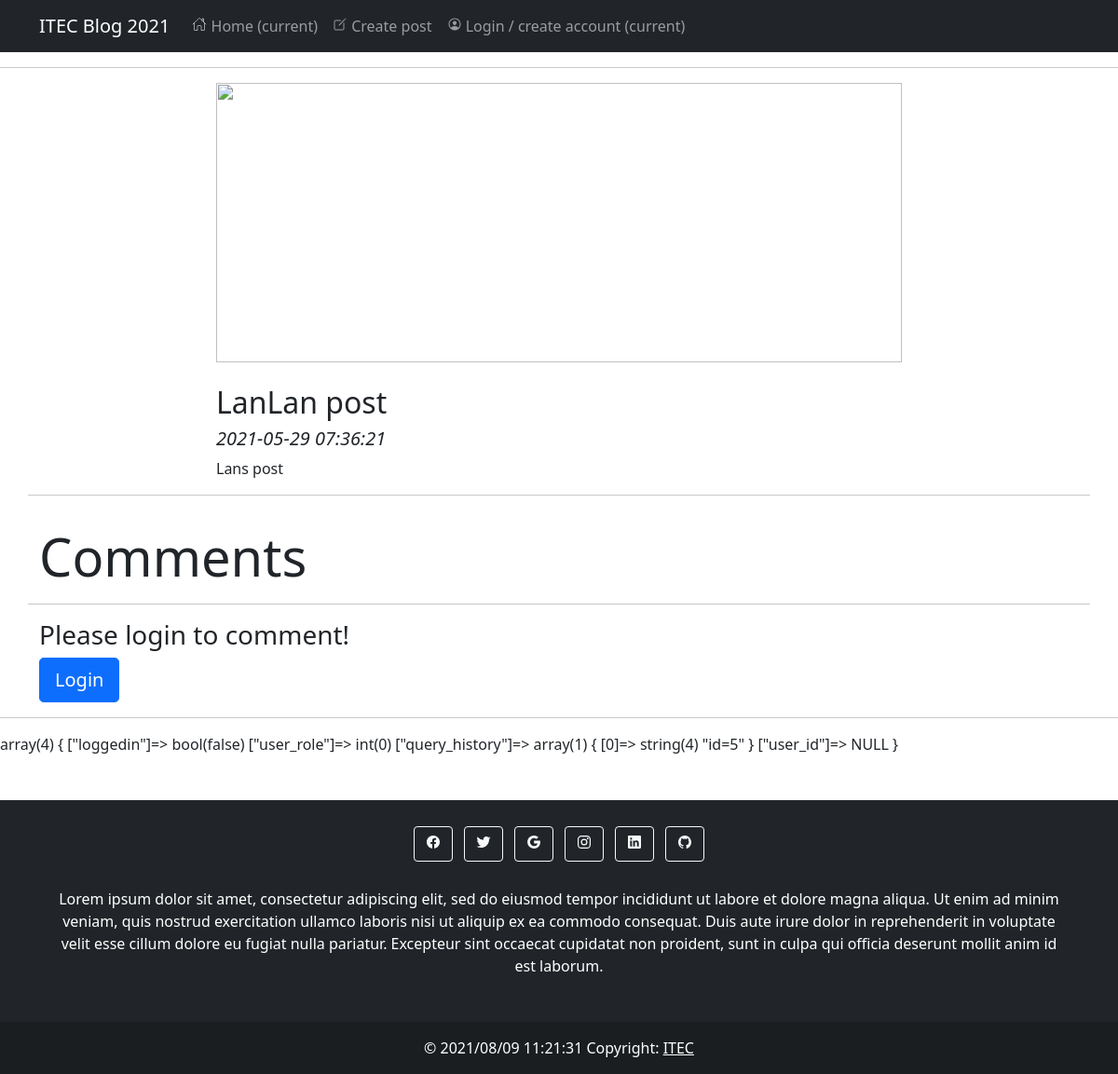
Screenshot of /post.php?id=5 with the database file from the repository.
### tables this page shows
CREATE TABLE `posts` (
  `ID` bigint(20) NOT NULL,
  `post_title` varchar(255) NOT NULL,
  `post_body` text NOT NULL,
  `post_author` int(11) NOT NULL,
  `date_created` datetime NOT NULL DEFAULT CURRENT_TIMESTAMP,
  `date_modified` datetime NOT NULL,
  `post_img` varchar(255) NOT NULL
);

### func/postmanager.php (called while the page is built, shortened)
<?php
function getPost($id, $conn)
{
    $sql = "select * from posts where ID = ?";
    $stmt = $conn->prepare($sql);
    $stmt->bind_param("i", $id);
    $stmt->execute();
    $result = $stmt->get_result();
    if ($result->num_rows == 1)
        return $result->fetch_assoc();
    else
        return false;
}
?>

### post.php (the view, shortened to what this page needs)
<?php
include_once 'config.php';
include 'func/postmanager.php';
include 'includes/header.php';
if (isset($_GET['id']))
{
    $post = getPost($_GET['id'], $conn);
}
?>
        <hr>
        <div class="container post">
            <div class="row">
                <?php if ($post == false): ?>
                    <h2 class="display-4">Error 404: post not found!</h2>
                <?php else: ?>
                    <div class="col-md-8 offset-md-2">
                        <img src="<?php echo $post['post_img']; ?>" class="img-fluid" alt="">
                        <h2 class="font-weight-light mt-4"><?php echo htmlspecialchars($post['post_title']); ?></h2>
                        <h5><em><?php echo htmlspecialchars($post['date_created']); ?></em></h5>
                        <p><?php echo htmlspecialchars($post['post_body']); ?></p>
                    </div>
                    <?php include 'includes/comments.php'; ?>
                <?php endif; ?>
            </div>
        </div>
        <hr>
<?php
var_dump($_SESSION);
include 'includes/footer.php';
?>

### css/style.css (style rules this page uses)
.post img { height: 300px; width: 100%; object-fit: cover; object-position: center; }

### rows the page displays
posts: post_title "LanLan post", date_created "2021-05-29 07:36:21", post_body "Lans post"
